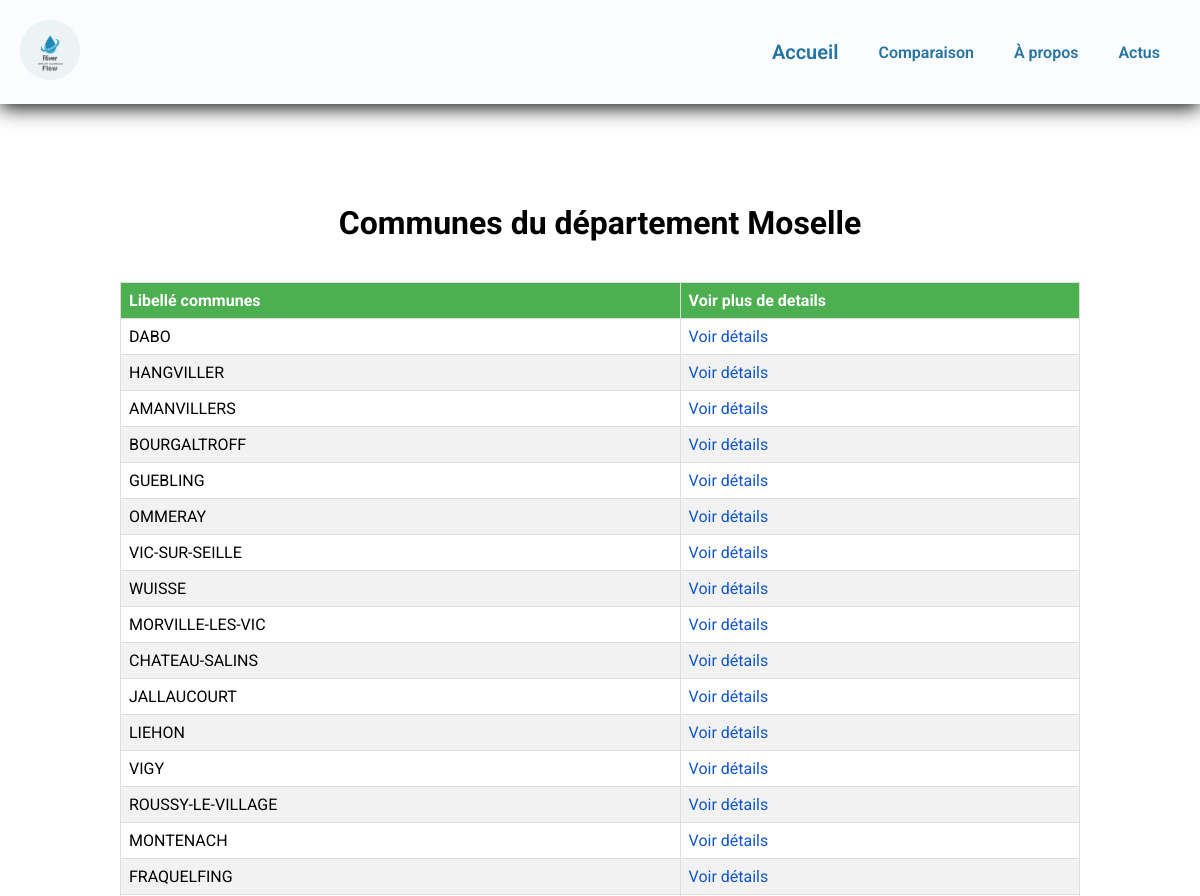
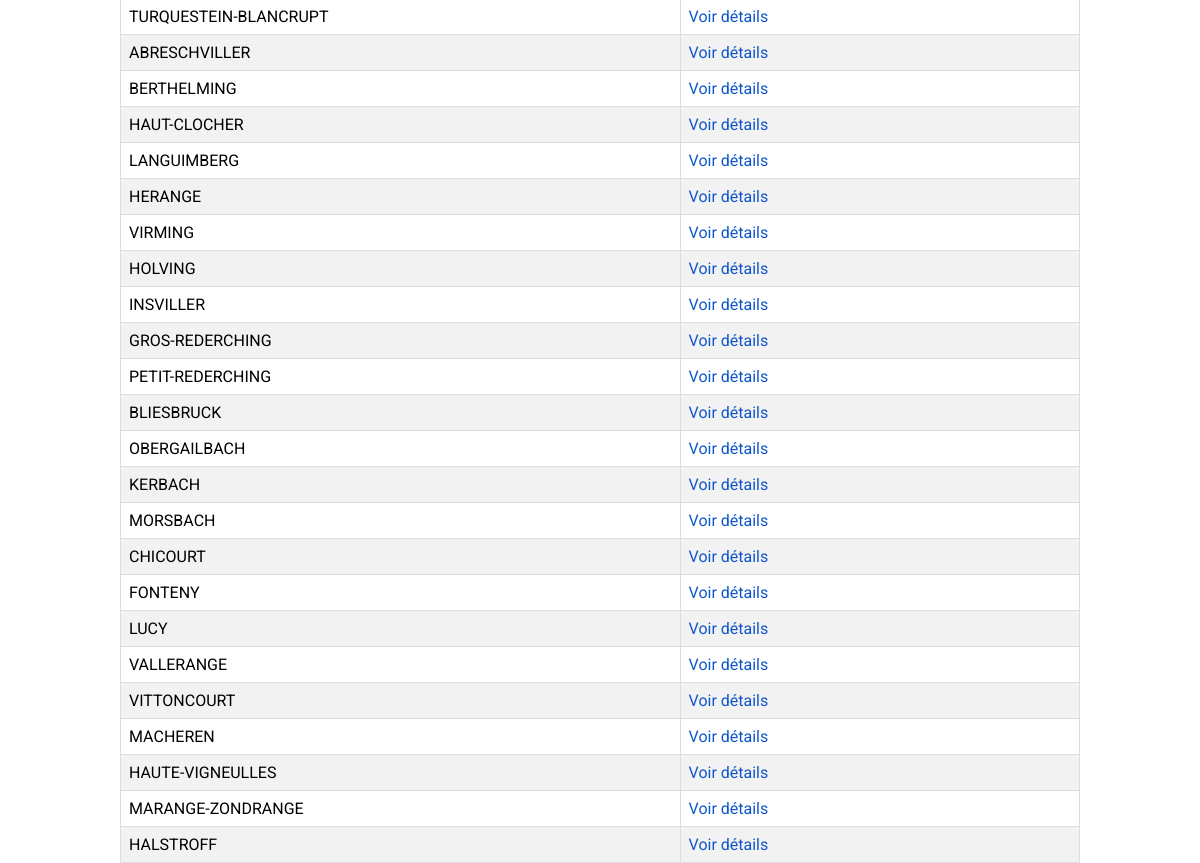
/departement/57, run on the app's committed database (2 pictures, top to bottom).
### tables this page shows
CREATE TABLE departements (
        code_departement TEXT PRIMARY KEY,
        libelle_departement TEXT UNIQUE,
        code_region TEXT,
        FOREIGN KEY (code_region) REFERENCES regions(code_region)
    );

CREATE TABLE communes (
        code_commune TEXT PRIMARY KEY,
        libelle_commune TEXT UNIQUE,
        code_departement TEXT,
        FOREIGN KEY (code_departement) REFERENCES departements(code_departement)
    );

### controller.py (the view)
@app.route('/departement/<code_departement>')
def view_departement_details(code_departement):
    db = get_db()
    departement_query = db.execute('SELECT libelle_departement FROM departements WHERE code_departement = ?', (code_departement,))
    departement_name = departement_query.fetchone()
    commune_query = db.execute('SELECT * FROM communes WHERE code_departement = ?', (code_departement,))
    communes = commune_query.fetchall()
    db.close()
    if departement_name:
        return render_template('communes.html', communes=communes, libelle_departement=departement_name['libelle_departement'], code_departement=code_departement)
    else:
        abort(404, description="Departement not found")

### controller.py (called while the page is built)
def get_db():
    db_path = os.path.join(os.path.dirname(os.path.abspath(__file__)), 'ecoulement.db')
    conn = sqlite3.connect(db_path)
    conn.row_factory = sqlite3.Row
    return conn

### templates/communes.html
{% extends 'base.html'%}
{% block head %}
<link rel="stylesheet" href="{{ url_for('static', filename='communes.css')}}">
{% endblock %}
{% block body %}
<section id="header">
    <a href="#"><img src="/static/img/logo.png"></a>
    <div>
        <ul id="navbar">
            <li><a href="#" class="acceuil">Accueil</a></li>
            <li><a href="#">Comparaison</a></li>
            <li><a href="#">À propos</a></li>
            <li><a href="#">Actus</a></li>
        </ul>
    </div>
</section>
<section id="display_communes">
    <h1>Communes du département {{ libelle_departement }}</h1>
    <table border="1">
        <thead>
            <tr>
                <th>Libellé communes</th>
                <th>Voir plus de details</th>
            </tr>
        </thead>
        <tbody>
            {% for commune in communes %}
            <tr>
                <td>{{ commune.libelle_commune }}</td>
                <td><a href="{{ url_for('stations_par_commune', code_commune=commune.code_commune) }}">Voir détails</a></td>
            </tr>
            {% endfor %}
        </tbody>
    </table>
</section>
{% endblock %}

### static/communes.css (style rules this page uses)
* { padding: 0; margin: 0; text-decoration: none; list-style: none; box-sizing: none; }
body { font-family: 'Roboto', sans-serif; height: 160vh; }
#header { display: flex; align-items: center; justify-content: space-between; background-color: rgb(250, 252, 255); padding: 20px; box-shadow: 0 3px 20px ; box-shadow: rgba(0, 0, 0, 0.3); z-index: 999; position: sticky; top: 0; left: 0; }
#navbar { display: flex; align-items: center; justify-content: space-between; }
#navbar li { padding: 0 20px; font-size: 16px; transition: 0.3s; }
#navbar li a { color: #2774a0; font-size: 16px; font-weight: 600; }
#header img { width: 60px; border-radius: 50px; }
#header .acceuil { font-size: 20px; }
#display_communes { text-align: center; width: 100%; }
h1 { margin-top: 100px; margin-bottom: 40px; font-size: 2rem; }
table { margin: 0 auto; width: 80%; border-collapse: collapse; }
th, td { border: 1px solid #ddd; padding: 8px; text-align: left; }
th { background-color: #4CAF50; color: white; }
tr:nth-child(even) { background-color: #f2f2f2; }
a { color: #1155CC; text-decoration: none; }

### data on the page
departements: libelle_departement "Moselle"
communes: libelle_commune "DABO"
communes: libelle_commune "HANGVILLER"
communes: libelle_commune "AMANVILLERS"
communes: libelle_commune "BOURGALTROFF"
communes: libelle_commune "GUEBLING"
communes: libelle_commune "OMMERAY"
communes: libelle_commune "VIC-SUR-SEILLE"
communes: libelle_commune "WUISSE"
communes: libelle_commune "MORVILLE-LES-VIC"
communes: libelle_commune "CHATEAU-SALINS"
communes: libelle_commune "JALLAUCOURT"
communes: libelle_commune "LIEHON"
communes: libelle_commune "VIGY"
communes: libelle_commune "ROUSSY-LE-VILLAGE"
communes: libelle_commune "MONTENACH"
communes: libelle_commune "FRAQUELFING"
communes: libelle_commune "TURQUESTEIN-BLANCRUPT"
communes: libelle_commune "ABRESCHVILLER"
communes: libelle_commune "BERTHELMING"
communes: libelle_commune "HAUT-CLOCHER"
communes: libelle_commune "LANGUIMBERG"
communes: libelle_commune "HERANGE"
communes: libelle_commune "VIRMING"
communes: libelle_commune "HOLVING"
communes: libelle_commune "INSVILLER"
communes: libelle_commune "GROS-REDERCHING"
communes: libelle_commune "PETIT-REDERCHING"
communes: libelle_commune "BLIESBRUCK"
communes: libelle_commune "OBERGAILBACH"
communes: libelle_commune "KERBACH"
communes: libelle_commune "MORSBACH"
communes: libelle_commune "CHICOURT"
communes: libelle_commune "FONTENY"
communes: libelle_commune "LUCY"
communes: libelle_commune "VALLERANGE"
communes: libelle_commune "VITTONCOURT"
communes: libelle_commune "MACHEREN"
communes: libelle_commune "HAUTE-VIGNEULLES"
communes: libelle_commune "MARANGE-ZONDRANGE"
communes: libelle_commune "HALSTROFF"
